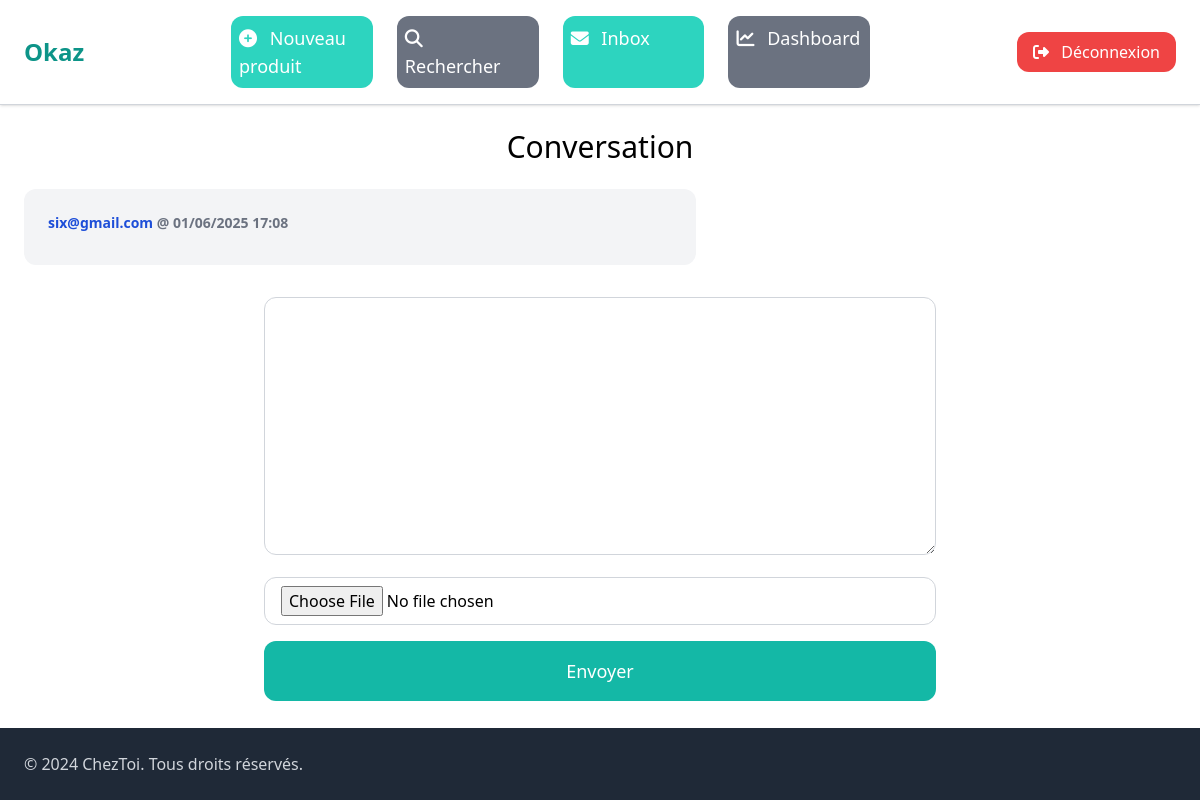
The page /inbox/13/ (signed in) on the database as committed earlier.
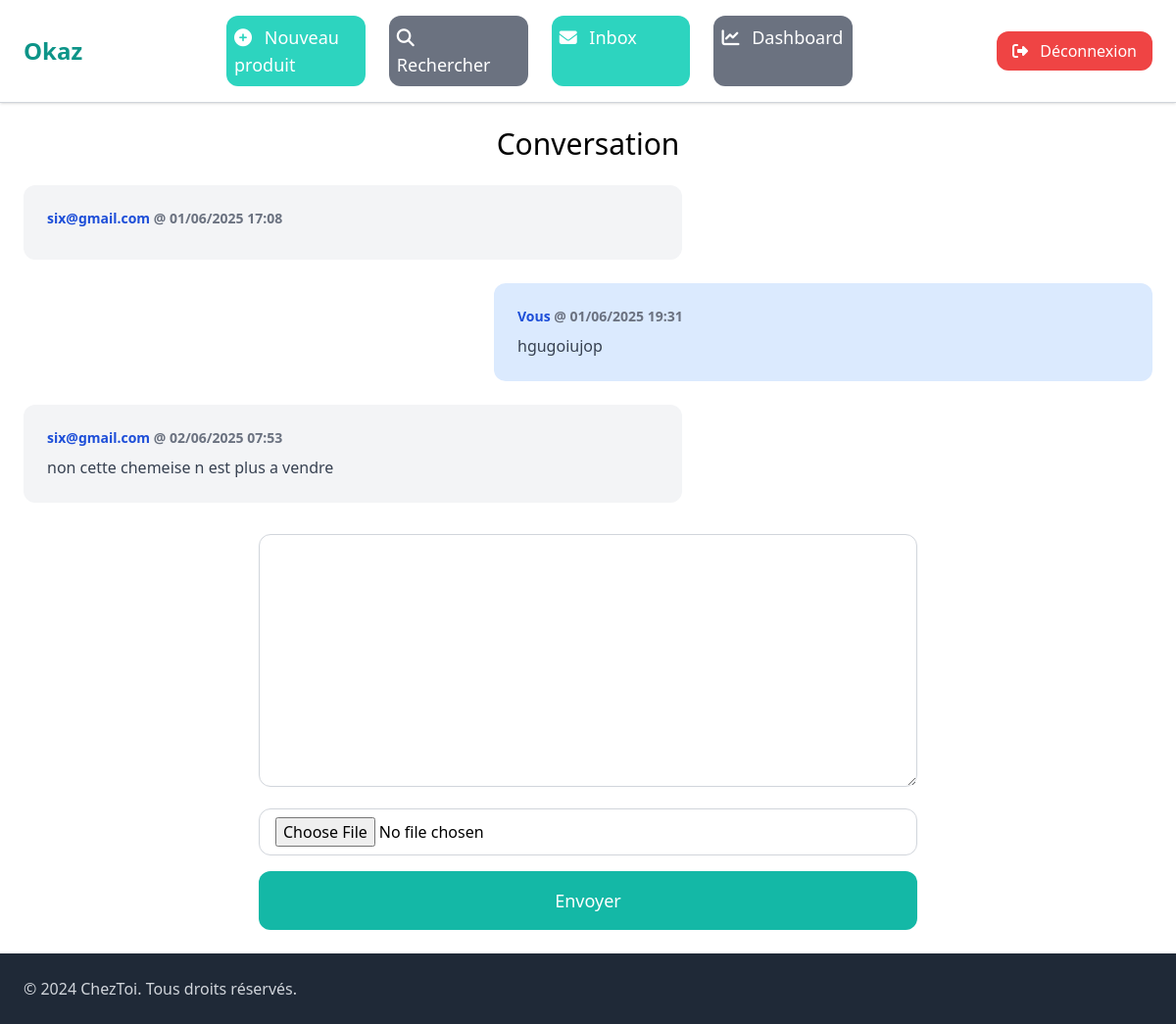
The same page on the database as committed later.
### conversation/models.py (models this page shows)
class ConversationMessage(models.Model):
    conversation=models.ForeignKey(Conversation,related_name="messages",on_delete=models.CASCADE)
    content=models.TextField(blank=True, null=True)
    created_at=models.DateTimeField(auto_now_add=True)
    created_by=models.ForeignKey(User,related_name='created_message',on_delete=models.CASCADE)
    is_read = models.BooleanField(default=False)
    file = models.FileField(upload_to='messages/files/', blank=True, null=True)
    image = models.ImageField(upload_to='messages/images/', blank=True, null=True)
    class Meta:
        ordering = ('created_at',)

### conversation/views.py (the view)
# urls.py: path('<int:pk>/', views.detail, name='detail'),                  # / ajouté
@login_required
def detail(request, pk):
    conversation = get_object_or_404(Conversation, pk=pk)
    if request.user not in conversation.members.all():
        return redirect('conversation:inbox')
    conversation.messages.filter(
        ~Q(created_by=request.user),
        is_read=False
    ).update(is_read=True)
    conversation.unread_count=0
    if request.method == 'POST':
        form = ConversationMessageForm(request.POST)
        if form.is_valid():
            conversation_message = form.save(commit=False)
            conversation_message.conversation = conversation
            conversation_message.created_by = request.user
            conversation_message.save()
            return redirect('conversation:detail', pk=pk)
    else:
        form = ConversationMessageForm()
    return render(request, 'conversation/detail.html', {
        'conversation': conversation,
        'form': form
    })

### conversation/forms.py
class ConversationMessageForm(forms.ModelForm):
    class Meta:
        model=ConversationMessage
        fields=('content','file','image')
        widgets={
            'content':forms.Textarea(attrs={
                'class':'w-full py-2 px-4 rounded-xl border border-gray-300 focus:outline-none focus:ring-2 focus:ring-teal-500 '
            }),
            'file':forms.ClearableFileInput(attrs={
                'class':'w-full py-2 px-4 rounded-xl border border-gray-300 focus:outline-none focus:ring-2 focus:ring-teal-500 '
            }),
            'image':forms.ClearableFileInput(attrs={
                'class':'w-full py-2 px-4 rounded-xl border border-gray-300 focus:outline-none focus:ring-2 focus:ring-teal-500 '
            }),
        }

### conversation/templates/conversation/detail.html (shortened to what this page needs)
{% extends 'core/base.html' %}
{% block content %}
{% load custom_filters %}
<h1 class="mb-6 text-3xl text-center">Conversation</h1>
<div class="space-y-6">
    {% for message in conversation.messages.all %}
        <div class="p-4 md:p-6 flex rounded-xl max-w-2xl
            {% if message.created_by == request.user %}
                bg-blue-100 ml-auto
            {% else %}
                bg-gray-100
            {% endif %}
        ">
            <div>
                <p class="mb-2 font-bold text-blue-700 text-sm">
                    <strong>
                        {% if message.created_by == request.user %}
                            Vous
                        {% else %}
                            {{ message.created_by.username }}
                        {% endif %}
                    </strong>
                    <span class="text-gray-500">@ {{ message.created_at|date:"d/m/Y H:i" }}</span>
                </p>
                <p class="text-gray-700 whitespace-pre-wrap">{{ message.content }}</p>
            </div>
        </div>
    {% empty %}
        <p class="text-center text-gray-500">Aucun message pour l'instant.</p>
    {% endfor %}
</div>
<form action="." method="post" enctype="multipart/form-data" class="mt-8 max-w-2xl mx-auto space-y-4">
    <div>
        {{ form.content }}
    </div>
    <div>
        {{ form.file }}
    </div>
    <button class="w-full py-4 text-lg bg-teal-500 hover:bg-teal-700 rounded-xl text-white">Envoyer</button>
</form>
{% endblock content %}

### core/templates/core/base.html (shortened to what this page needs)
<!doctype html>
<html lang="fr">
<head>
  <script src="https://cdn.tailwindcss.com"></script>
  <link rel="stylesheet" href="https://cdnjs.cloudflare.com/ajax/libs/font-awesome/6.4.0/css/all.min.css">
  {% load static %}
</head>
<body class="flex flex-col min-h-screen">
  <nav class="py-4 px-6 flex justify-between items-center border-b border-gray-300 bg-white shadow">
    <a href="/" class="text-2xl font-bold text-teal-600">Okaz</a>
    <div id="menu" class="hidden flex-col space-y-2 md:flex md:flex-row md:space-y-0 md:space-x-6 absolute md:static top-16 left-0 w-full md:w-auto bg-white md:bg-transparent z-50 px-6 md:px-0 py-4 md:py-0 shadow md:shadow-none">
      <a href="{% url 'item:newItem' %}" class="block w-full text-left text-lg bg-teal-400 text-white p-2 rounded-xl font-medium hover:bg-teal-600">
        <i class="fas fa-plus-circle mr-2"></i> Nouveau produit
      </a>
      <a href="{% url 'item:items' %}" class="block w-full text-left text-lg bg-gray-500 text-white p-2 rounded-xl font-medium hover:bg-teal-600">
        <i class="fas fa-search mr-2"></i> Rechercher
      </a>
      {% if request.user.is_authenticated %}
        <a href="{% url 'conversation:inbox' %}" class="block w-full text-left text-lg bg-teal-400 text-white p-2 rounded-xl font-medium hover:bg-teal-600">
          <i class="fas fa-envelope mr-2"></i> Inbox
        </a>
        <a href="{% url 'dashboard:index' %}" class="block w-full text-left text-lg bg-gray-500 text-white p-2 rounded-xl font-medium hover:bg-teal-600">
          <i class="fas fa-chart-line mr-2"></i> Dashboard
        </a>
      {% endif %}
    </div>
    <div class="hidden md:flex items-center space-x-4">
      {% if request.user.is_authenticated %}
        <a href="{% url 'logout' %}" class="px-4 py-2 bg-red-500 hover:bg-red-700 text-white rounded-xl">
          <i class="fas fa-sign-out-alt mr-2"></i> Déconnexion
        </a>
      {% endif %}
    </div>
  </nav>
  <main class="flex-grow py-6 px-6">
    {% block content %}
    {% endblock %}
  </main>
  <footer class="py-6 px-6 bg-gray-800 text-gray-300">
    <p>&copy; 2024 ChezToi. Tous droits réservés.</p>
  </footer>
</body>
</html>

Rows that differ between the two databases and show on the page:
added ConversationMessage: shows "Vous", created_at "01/06/2025 19:31", content "hgugoiujop"
added ConversationMessage: created_by.username "six@gmail.com", created_at "02/06/2025 07:53", content "non cette chemeise n est plus a vendre"
